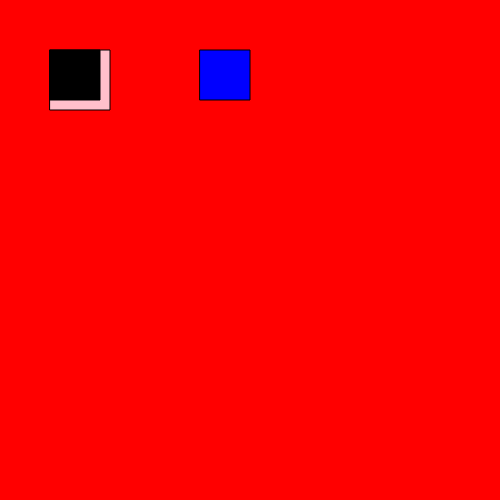
Frame 1 (no input)
Frame 60 (no input): identical to frame 1, image omitted
Frame 120 (the mouse pressed at the canvas centre since frame 60): identical to frame 1, image omitted

The p5.js sketch that drew this single still picture (run headless with seeded random() and noise() and a simulated clock; from frame 60 on, the mouse is pressed at the canvas centre):

// p5.js sketch
// ── sketch.js
// let x2 = 0;
// let y3 = 0;
// let z = 0;
// let y2 = 0;
let x = 50;
let y = 50;
let canvasX = 500;
let canvasY = 500;
let sprites=[];
let a;


function setup() {
  a = new sprite (x,y);
}

function draw() {
  createCanvas(canvasX, canvasY);
  background("red");
  fill("pink");
  rect(50,50, 60, 60);
  fill("blue");
  rect(200,50,50,50);
  print(x);
  //function keyPressed();
  a.drawSprite();
  a.moveSprite();
  a.canvasSprite();
  a.canvasSpriteY();
}

// function keyPressed() {
//   if (keyCode === RIGHT_ARROW){
//     x = x + 30;
//     z = z + 30;
//   }
//   else if (keyCode === LEFT_ARROW){
//     x = x - 30;
//   }
// }

class sprite {

  constructor(x,y){
		this.x = x;
    		this.y = y;
        // this.canvasx = canvasX;
        // this.canvasy = canvasY;
      }

  drawSprite(){
        fill("black");
    		rect(this.x,this.y,50,50);
	}

	//update the location of the ball, so it moves across the screen
	moveSprite(){
		 if(keyIsDown(RIGHT_ARROW)){
       this.x = this.x + 15;
     }
     else if (keyIsDown(LEFT_ARROW)){
       this.x = this.x - 15;
     }
     else if (keyIsDown(DOWN_ARROW)){
       this.y = this.y + 15;
     }
     else if (keyIsDown(UP_ARROW)){
       this.y = this.y - 15;
    }
   }
   canvasSprite(){
     if(this.x+50>=canvasX){
       canvasX = canvasX + 30;
     }
   }
   canvasSpriteY(){
     if(this.y+50>=canvasY){
       canvasY = canvasY + 30;
     }
   }
}


//function keyPressed() {
  //if (keyCode === DOWN_ARROW){
  //  y = y + 30;
//    y2 = y2 + 30;
//  }
//  else if (keyCode === UP_ARROW){
  //  y = y - 30;
  //}
//}
